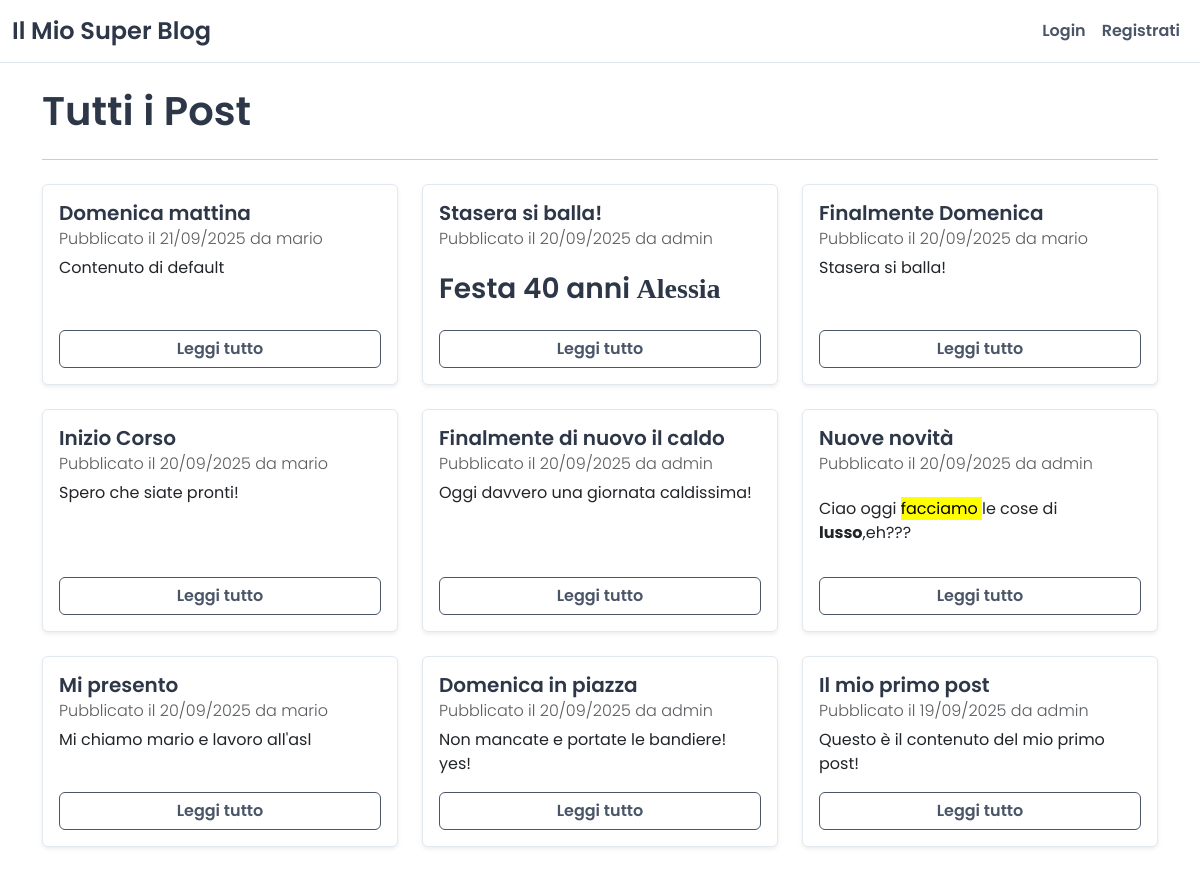
Before: / with the older database file.
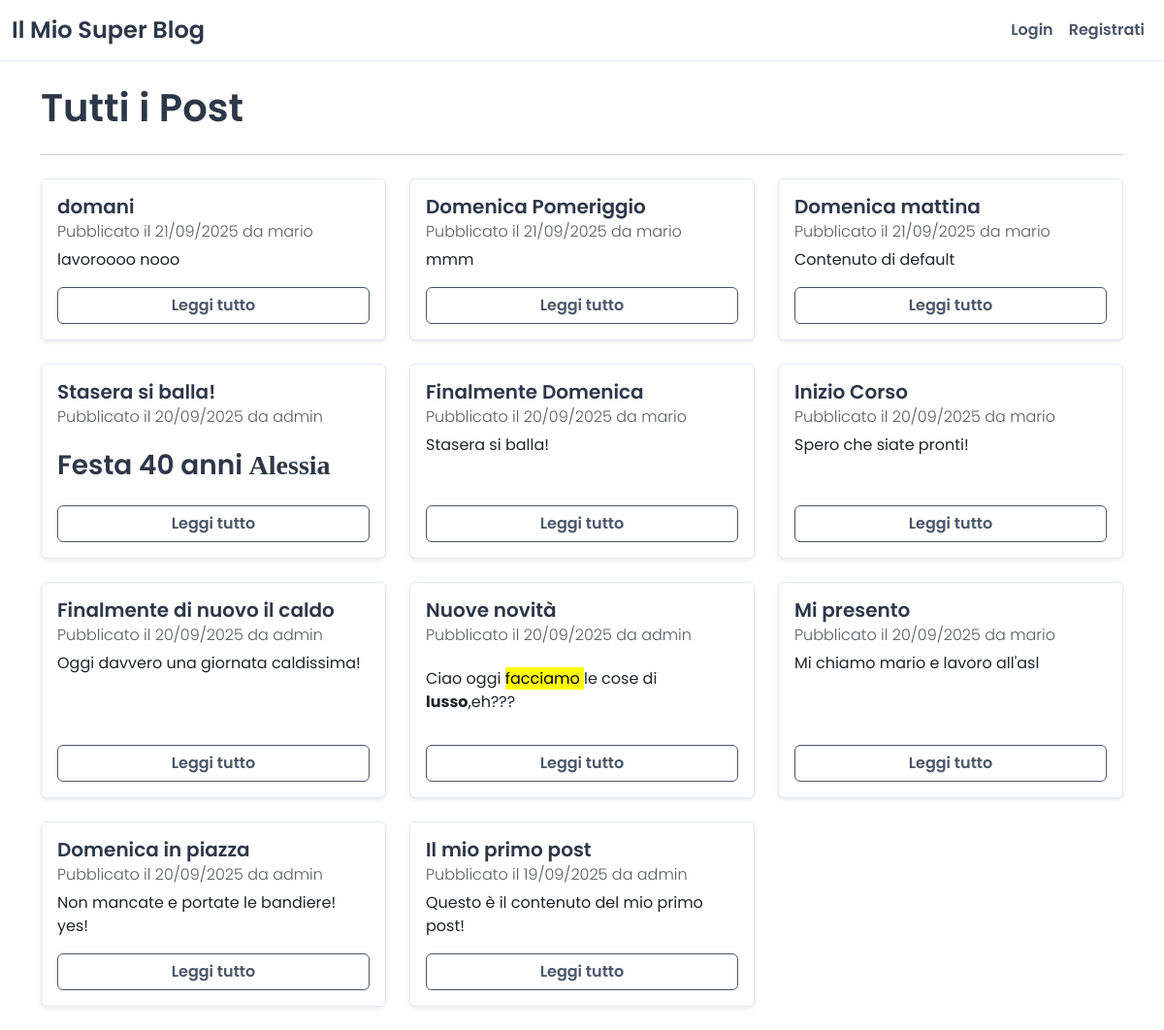
After: the same page with the newer database file.
### blog/models.py (models this page shows, shortened)
class Post(models.Model):
    title = models.CharField(max_length=200)
    content = models.TextField()
    author = models.ForeignKey(
        get_user_model(),
        on_delete=models.CASCADE,
        related_name='posts'
    )
    tags = models.ManyToManyField(Tag, blank=True)
    created_at = models.DateTimeField(auto_now_add=True)
    updated_at = models.DateTimeField(auto_now=True)
    filter_horizontal = ('tags',)

### blog/views.py (the view)
# urls.py: path('', post_list_view, name='post_list'),
def post_list_view(request):
    posts = Post.objects.select_related('author').all().order_by('-created_at') # Prendiamo tutti i post, i più recenti prima
    context = {
        'posts': posts,
    }
    return render(request, "blog/post_list.html", context)

### templates/blog/post_list.html
{% extends "base.html" %}
{% block content %}
    <h1 class="mb-4">Tutti i Post</h1>
    <hr>
    <div class="row mt-4">
    {% for post in posts %}
        <div class="col-md-6 col-lg-4 mb-4">
            <div class="card h-100 shadow-sm">
                <div class="card-body d-flex flex-column">
                    <h5 class="card-title">
                        <a href="{% url 'blog:post_detail' pk=post.pk %}" class="text-decoration-none">{{ post.title }}</a>
                    </h5>
                    <h6 class="card-subtitle mb-2 text-muted fw-light">
                        Pubblicato il {{ post.created_at|date:"d/m/Y" }} da {{ post.author.username }}
                    </h6>
                    <p class="card-text">{{ post.content|truncatewords_html:20|safe }}</p>
                    <a href="{% url 'blog:post_detail' pk=post.pk %}" class="btn btn-primary mt-auto">Leggi tutto</a>
                </div>
            </div>
        </div>
    {% empty %}
        <div class="col-12">
            <div class="alert alert-info" role="alert">
                Nessun post trovato. Inizia a scrivere il primo!
            </div>
        </div>
    {% endfor %}
    </div>
{% endblock content %}

### templates/base.html (shortened to what this page needs)
{% load static %}
<!DOCTYPE html>
<html lang="it">
<head>
    <link href="https://cdn.jsdelivr.net/npm/bootstrap@5.3.3/dist/css/bootstrap.min.css" rel="stylesheet">
    <link rel="stylesheet" href="{% static 'css/style.css' %}">
</head>
<body>
    <nav class="navbar navbar-expand-lg navbar-dark bg-dark">
        <div class="container-fluid">
            <a class="navbar-brand" href="{% url 'blog:post_list' %}">Il Mio Super Blog</a>
            <div class="collapse navbar-collapse">
                <ul class="navbar-nav ms-auto">
                    {% if user.is_authenticated %}
                        <li class="nav-item"><a class="nav-link" href="{% url 'blog:post_create' %}">Nuovo Post</a></li>
                        <li class="nav-item">
                            <form action="{% url 'logout' %}" method="post">
                                {% csrf_token %}
                                <button type="submit" class="btn btn-link nav-link">Logout ({{ user.username }})</button>
                            </form>
                        </li>
                    {% else %}
                        <li class="nav-item"><a class="nav-link" href="{% url 'login' %}">Login</a></li>
                        <li class="nav-item"><a class="nav-link" href="{% url 'signup' %}">Registrati</a></li>
                    {% endif %}
                </ul>
            </div>
        </div>
    </nav>
    <div class="container mt-4">
        <main>
            {% block content %}
            {% endblock content %}
        </main>
    </div>
</body>
</html>

### static/css/style.css (style rules this page uses)
:root { --primary-color: #4A5568; --primary-hover: #2D3748; --light-gray: #f7fafc; --border-color: #e2e8f0; --dark-text: #2D3748; --body-font: 'Poppins', sans-serif; --border-radius: 0.375rem; }
body { font-family: var(--body-font); background-color: #fff; color: var(--dark-text); font-weight: 400; }
h1, h2, h3, h4, h5, h6 { font-weight: 600; color: var(--dark-text); }
a:not(.btn) { color: var(--primary-color); text-decoration: none; font-weight: 600; transition: color 0.2s ease-in-out; }
.navbar { background-color: #fff !important; border-bottom: 1px solid var(--border-color); }
.navbar-brand { font-weight: 700; font-size: 1.5rem; color: var(--dark-text) !important; }
.card { border: 1px solid var(--border-color); transition: all 0.3s ease-in-out; box-shadow: 0 1px 3px rgba(0, 0, 0, 0.02); }
.card-title a { color: var(--dark-text); }
.btn-primary { background-color: transparent; border-color: var(--primary-color); color: var(--primary-color); font-weight: 600; transition: all 0.2s ease-in-out; }

Changed rows visible on the page:
added Post: title "domani", created_at "21/09/2025", author.username "mario", content "lavoroooo nooo"
added Post: title "Domenica Pomeriggio", created_at "21/09/2025", author.username "mario", content "mmm"
